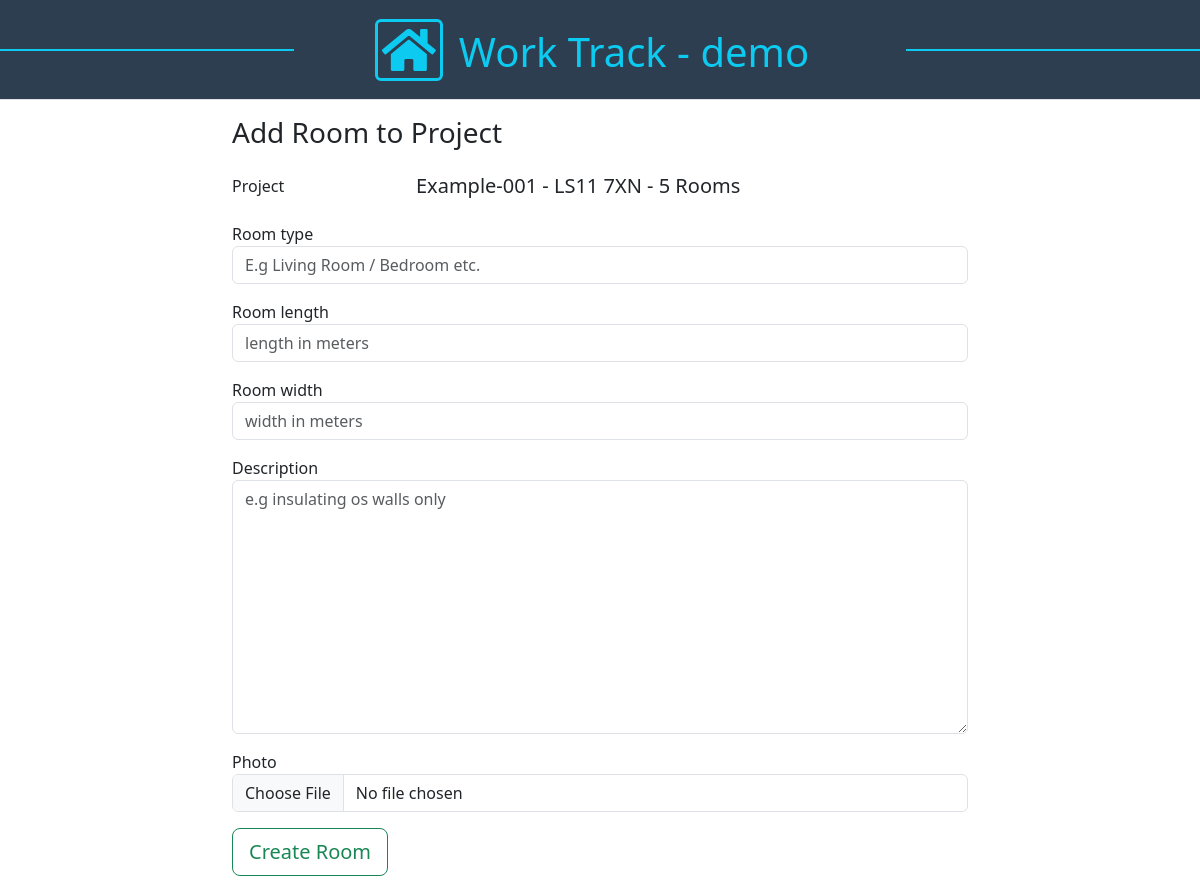
Page /projects/1/room/create/ on the committed database.
### apps/projects/models.py (models this page shows, shortened)
class Project(models.Model):
  name = models.CharField( max_length=50, null= False, blank=True)  # change to false on production
  contact = models.CharField( max_length=50, null=False, blank=False )
  add1 = models.CharField( max_length=100, null=False, blank=False )
  add2 = models.CharField( max_length=100, null=True, blank=True )
  post_code = models.CharField( max_length=10, null=False, blank=False )
  city = models.CharField(max_length=125, null=True, blank=True)
  tel = models.CharField( max_length=13, null=False, blank=False )
  email = models.EmailField( max_length=50, null=False, blank=False )
  summary = models.TextField(null=True, blank=True)
  start_date = models.DateField()
  updated = models.DateField(auto_now=True)
  rooms_total = models.IntegerField()     #total number of rooms
  completed = models.BooleanField(default=False)
  def __str__(self):
    return self.name

### apps/projects/views.py (the view)
# urls.py: path("<int:pk>/room/create/", views.create_room, name="createroom"),
def create_room(request, pk):
  project = Project.objects.get(id=pk)
  form = RoomForm(request.POST, request.FILES)
  if request.method == 'POST':
    room_type = request.POST['room_type']
    if form.is_valid():
      room = form.save(commit=False)
      room.project = project
      room.save()
      saved_file = room.photo.path
      lat, lon = get_gps_from_image(saved_file)
      print("latitude & longitude",lat, lon)
      if lat and lon:
        room.latitude = lat
        room.longitude = lon
        room.save(update_fields=["latitude", "longitude"])
      process_image(
        image_path = room.photo.path,
        project = project.name,
        room_type = room.room_type,
        lat=lat,
        lon=lon,
      )
      return redirect("projectdetail", pk=project.pk)
  else:
    form = RoomForm()
  context = {
    'form':form,
    'project':project
  }
  return render(request, "projects/create_room.html", context )

### apps/projects/forms.py
class RoomForm(forms.ModelForm):
  class Meta:
    model = Room
    fields = (  'room_type', 'room_length', 'room_width', 'description', 'photo')
    widgets = {
      "room_type": forms.TextInput(attrs={"placeholder": "E.g Living Room / Bedroom etc.", "class":"form-control", "id":"floatingInput"}),
      "room_length": forms.NumberInput(attrs={"placeholder": "length in meters", "class":"form-control"}),
      "room_width": forms.NumberInput(attrs={"placeholder": "width in meters", "class":"form-control"}),
      "description": forms.Textarea(attrs={"placeholder": "e.g insulating os walls only", "class":"form-control"}),
      "photo": forms.FileInput(attrs={"class":"form-control"})
    }

### apps/projects/templates/projects/create_room.html (shortened to what this page needs)
{% extends "base.html" %}{% load static %}{% load bootstrap5 %}
{% block  content %}
<div class="container">
  <div class="row">
    <div class="col-2"></div>
    <div class="col-8 d-flex flex-direction-row  mt-3">
      <h3>Add Room to Project</h3>
    </div>
    <div class="col-2"></div>
  </div>
  <div class="row">
    <div class="col-2"></div>
    <div class="col-8">
      <div class="my-3 d-flex flex-direction-row">
        <div class="d-flex w-25">Project</div>
        <div class="w-75"><h5> {{project}} - {{project.post_code}} - {{project.rooms_total}} Rooms</h5></div>
      </div>
      <form method="post" enctype="multipart/form-data">
        {% for field in form %}
        <div class="mb-3">
          {{field.label}}
          {{field}}
        </div>
        {% endfor %}
        <div class="mb-3">
          <button type="submit" class="btn btn-lg btn-outline-success">
            Create Room
          </button>
        </div>
      </form>
    </div>
    <div class="col-2"></div>
  </div>
</div>
{% endblock  %}

### static/css/style.css (style rules this page uses)
html { overflow-y: scroll; }

### rows in the picture
Project: name "Example-001", post_code "LS11 7XN", rooms_total "5"

### other values in the picture
{{ field.label }} "Room type" "Room length" "Room width" "Description" "Photo"
